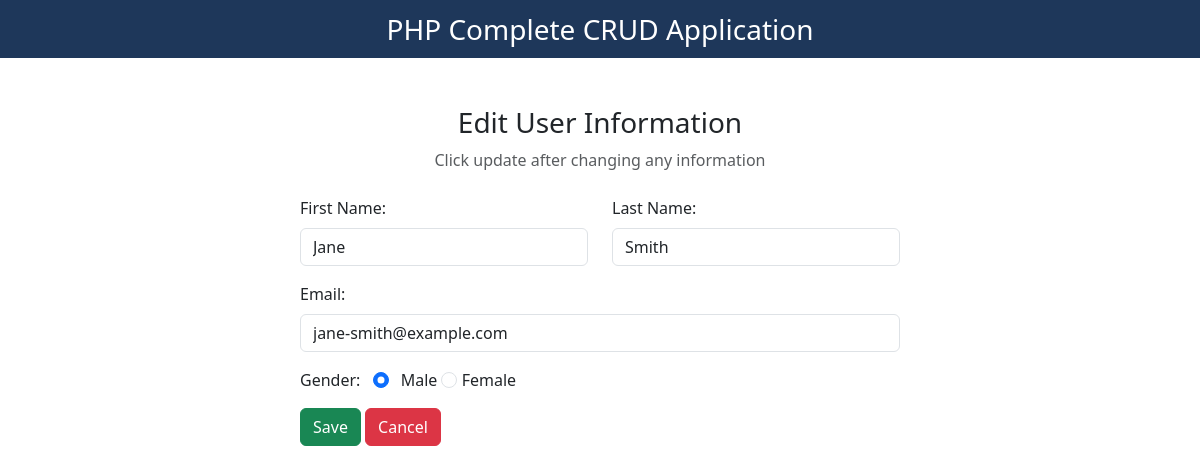
/edit.php?id=5, run on the app's committed database.
### tables this page shows
CREATE TABLE `crud` (
  `id` int(11) NOT NULL,
  `first_name` varchar(255) NOT NULL,
  `last_name` varchar(255) NOT NULL,
  `email` varchar(255) NOT NULL,
  `gender` varchar(255) NOT NULL
);

### edit.php (the view, shortened to what this page needs)
<?php
include "db_conn.php";
$id = $_GET["id"];
?>
<!doctype html>
<html lang="en">
  <head>
    <link href="https://cdn.jsdelivr.net/npm/bootstrap@5.3.0/dist/css/bootstrap.min.css" rel="stylesheet">
    <link rel="stylesheet" href="https://cdnjs.cloudflare.com/ajax/libs/font-awesome/6.4.0/css/all.min.css" />
  </head>
  <body>
    <nav class="navbar navbar-light justify-content-center fs-3 mb-5" style="background-color: #1E375A;color:white;">
          PHP Complete CRUD Application
    </nav>
    <div class="container">
        <div class="text-center mb-4">
            <h3>Edit User Information</h3>
            <p class="text-muted">Click update after changing any information</p>
        </div>
        <?php
        $sql = "SELECT * FROM `crud` WHERE id = $id LIMIT 1";
        $result = mysqli_query($conn, $sql);
        $row = mysqli_fetch_assoc($result);
        ?>
        <div class="container d-flex justify-content-center">
            <form action="" method="post" style="width:50vw;min-width:300px;">
                <div class="row mb-3">
                    <div class="col">
                        <label class="form-label">First Name:</label>
                        <input type="text" class="form-control" name="first_name" value="<?php echo $row[
                          "first_name"
                        ]; ?>">
                    </div>
                    <div class="col">
                        <label class="form-label">Last Name:</label>
                        <input type="text" class="form-control" name="last_name" value="<?php echo $row[
                          "last_name"
                        ]; ?>">
                    </div>
                </div>
                <div class="mb-3">
                    <label class="form-label">Email:</label>
                    <input type="email" class="form-control" name="email" value="<?php echo $row[
                      "email"
                    ]; ?>">
                </div>
                <div class="form-group mb-3">
                    <label>Gender:</label>
                    <input type="radio" class="form-check-input mx-2" name="gender" id="male" value="male" <?php echo $row[
                      "gender"
                    ] == "male"
                      ? "checked"
                      : ""; ?>>
                    <label for="male" class="form-input-label">Male</label>
                    <input type="radio" class="form-check-input" name="gender" id="female" value="female" <?php echo $row[
                      "gender"
                    ] == "female"
                      ? "checked"
                      : ""; ?>>
                    <label for="female" class="form-input-label">Female</label>
                </div>
                <div>
                    <button type="submit" class="btn btn-success" name="submit">Save</button>
                    <a href="index.php" class="btn btn-danger">Cancel</a>
                </div>
            </form>
        </div>
    </div>
  </body>
</html>

### data on the page
crud: first_name "Jane", last_name "Smith", email "jane-smith@example.com", gender "☑ Male", gender "☐ Female"
